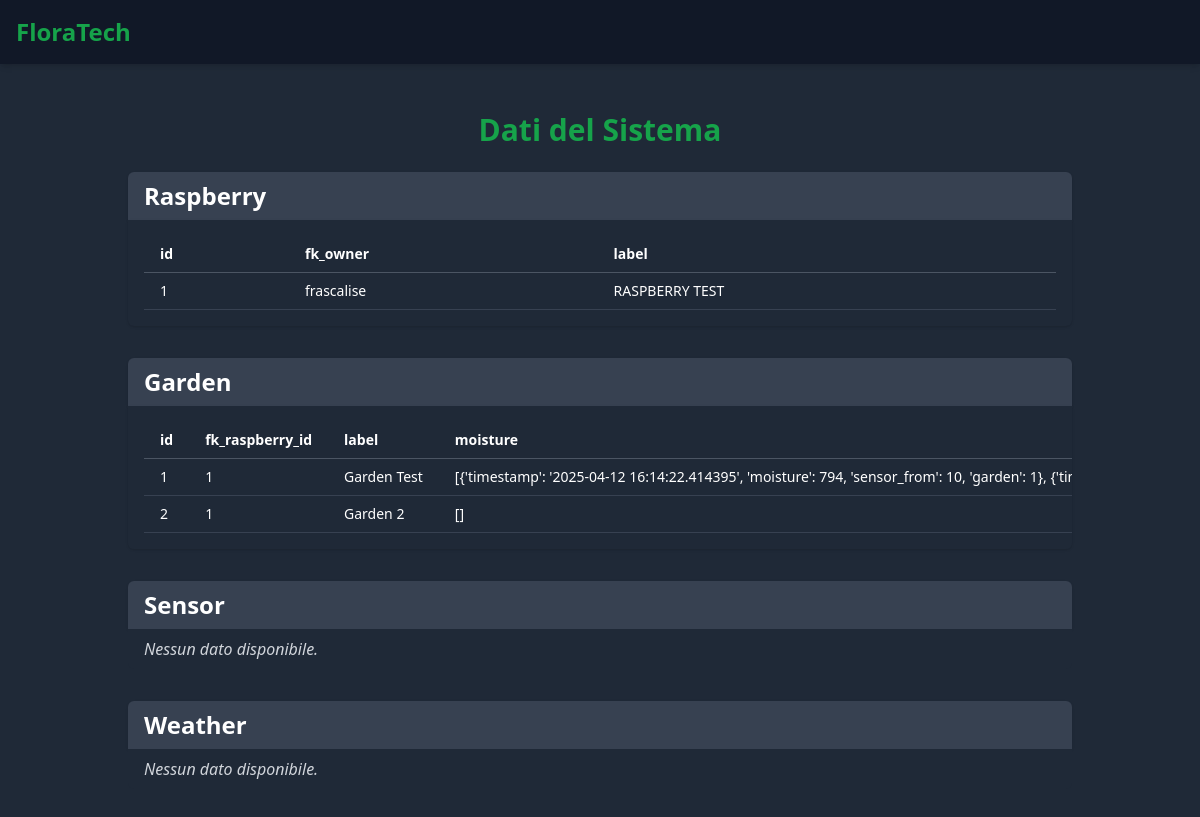
Page /api/show_all/ on the earlier database version.
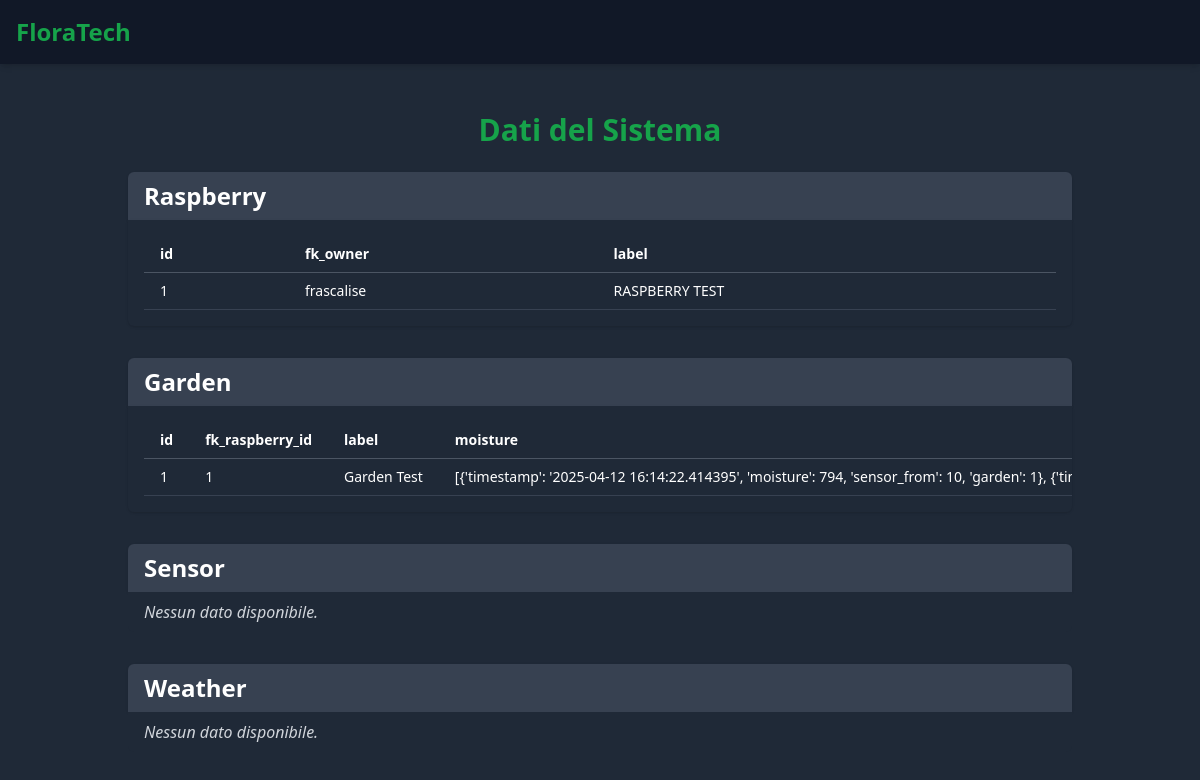
Same page on the later database version.
### accounts/models.py (models this page shows)
class Raspberry(models.Model):
    id = models.AutoField(primary_key=True)
    fk_owner = models.CharField(max_length=50)
    label = models.CharField(max_length=50)

class Garden(models.Model):
    id = models.AutoField(primary_key=True)
    fk_raspberry = models.ForeignKey(Raspberry, on_delete=models.CASCADE)
    label = models.CharField(max_length=50)
    moisture = models.JSONField(default=list)
    status = models.CharField(default="not working", max_length=50) # [ working, not working ]
    plants = models.JSONField(default=list)

### FloraTech/views.py (the view)
# urls.py: path("api/show_all/", show_all, name="show_all"),
def show_all(request):
    raspberry = Raspberry.objects.all().values()
    garden = Garden.objects.all().values()
    sensor = Sensor.objects.all().values()
    weather = Weather.objects.all().values()
    data = {
        'raspberry': list(raspberry),
        'garden': list(garden),
        'sensor': list(sensor),
        'weather': list(weather),
    }
    return render(request, 'api/show_all.html', {'data': data})

### templates/api/show_all.html (shortened to what this page needs)
{% extends "base.html" %}
{% block content %}
<div class="container mx-auto px-4 py-6">
    <h1 class="text-3xl font-bold text-green-600 mb-6 text-center">Dati del Sistema</h1>
    {% for key, items in data.items %}
    <div class="mb-8">
        <h2 class="text-2xl font-semibold text-white bg-gray-700 px-4 py-2 rounded-t-md shadow">
            {{ key|capfirst }}
        </h2>
        {% if items %}
        <div class="bg-gray-800 text-white p-4 rounded-b-md shadow overflow-x-auto">
            <table class="min-w-full text-sm text-left">
                <thead class="border-b border-gray-600">
                    <tr>
                        {% for field in items.0.keys %}
                        <th class="px-4 py-2">{{ field }}</th>
                        {% endfor %}
                    </tr>
                </thead>
                <tbody>
                    {% for item in items %}
                    <tr class="border-b border-gray-700 hover:bg-gray-700">
                        {% for value in item.values %}
                        <td class="px-4 py-2 whitespace-nowrap">{{ value }}</td>
                        {% endfor %}
                    </tr>
                    {% endfor %}
                </tbody>
            </table>
        </div>
        {% else %}
        <p class="text-gray-300 italic px-4 py-2 bg-gray-800 rounded-b-md">Nessun dato disponibile.</p>
        {% endif %}
    </div>
    {% endfor %}
</div>
{% endblock %}

### templates/base.html (shortened to what this page needs)
<!DOCTYPE html>
<html lang="it">
<head>
    <script src="https://cdn.tailwindcss.com"></script>
</head>
<body class="bg-gray-800">
    <nav class="bg-gray-900 p-4 flex justify-between items-center shadow-md">
        <a class="text-2xl font-bold text-green-600" href="{% url 'home' %}">FloraTech</a>
    </nav>
    <div class="container mx-auto p-6">
        {% block content %}{% endblock %}
    </div>
</body>
</html>

Differences in the rows shown:
removed Garden: values "2" "1" "Garden 2" "[]"
